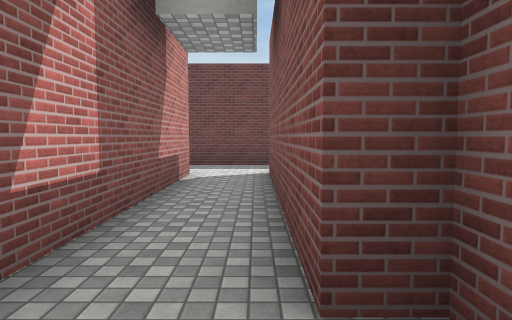
view 1 (above)

22 first-person views from a walk through a Unity game level. The camera is 1.4 m above the floor, tilts 4° down and sees 75° across. The floor is counted in squares, 2 m on a side. Each view is taken from the middle of a square. On the plan, view 1 faces up. The plan holds only what a view shows up to about 10 squares ahead; the rest is blank. The place goes on beyond the plan. The player character is not drawn. Surface patterns are stand-ins for the level's own textures.

view 2
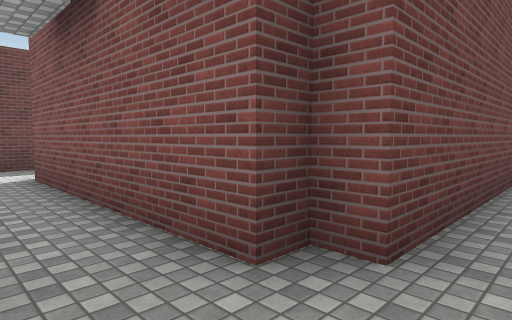

view 3
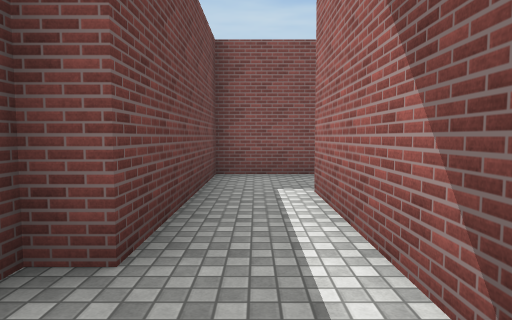

view 4
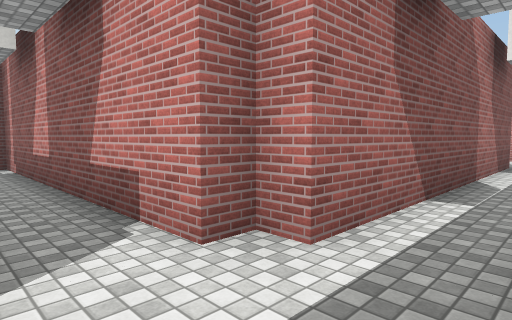

view 5
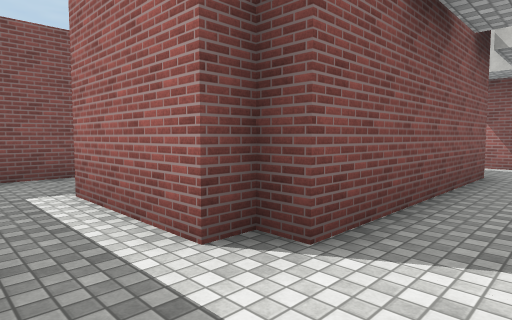

view 6
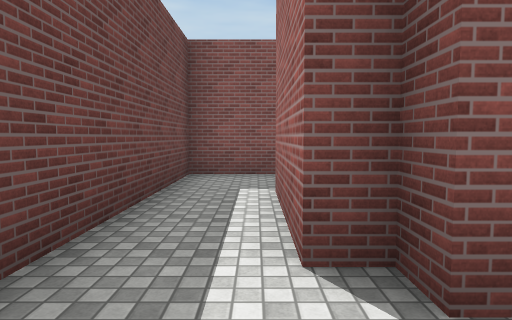

view 7
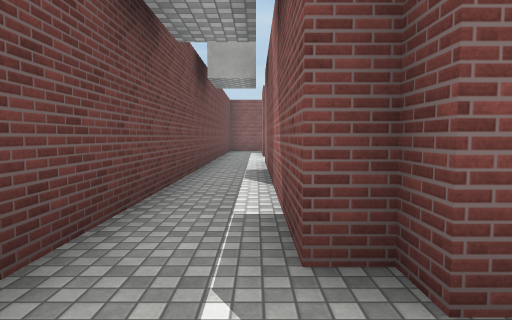

view 8
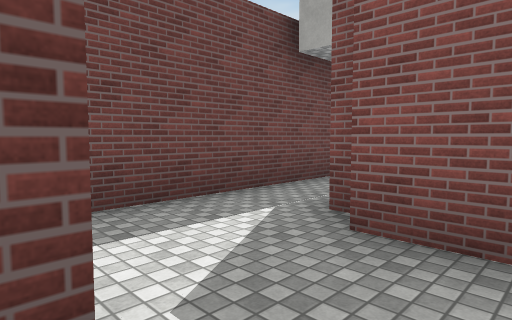

view 9
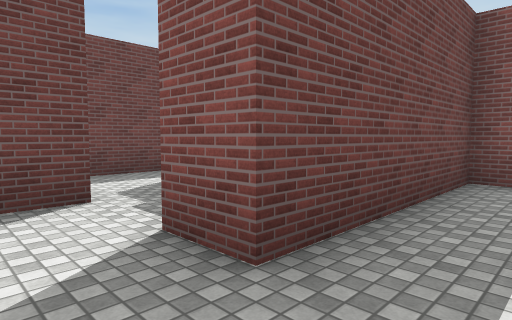

view 10
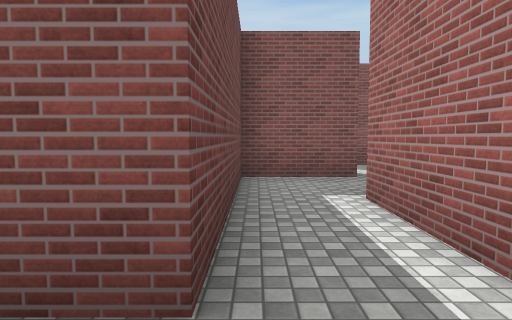

view 11
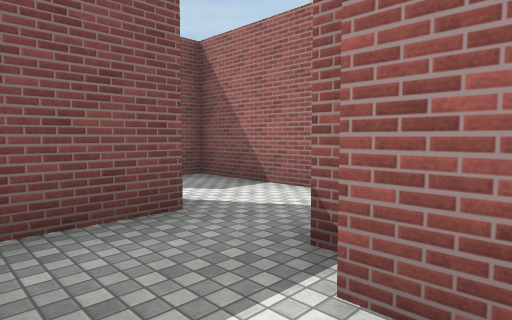

view 12
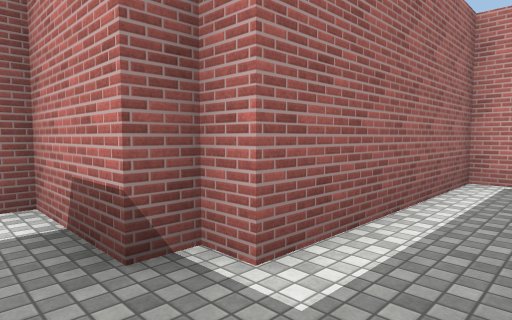

view 13
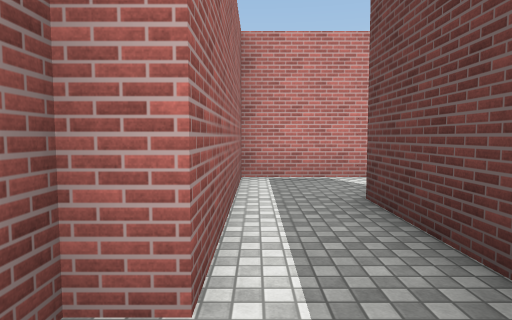

view 14
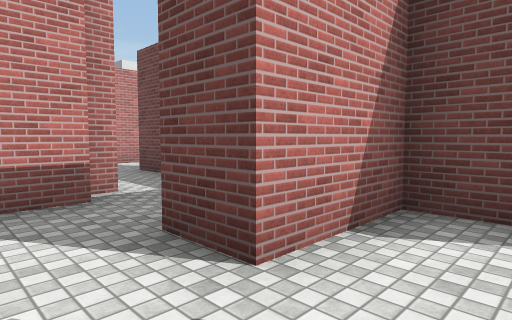

view 15
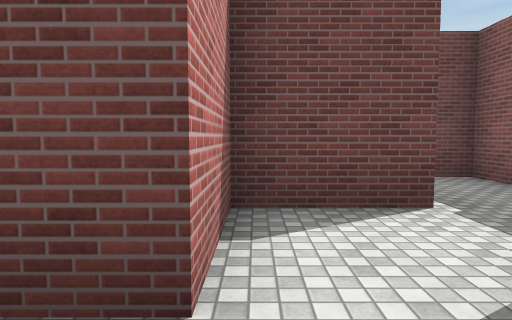

view 16
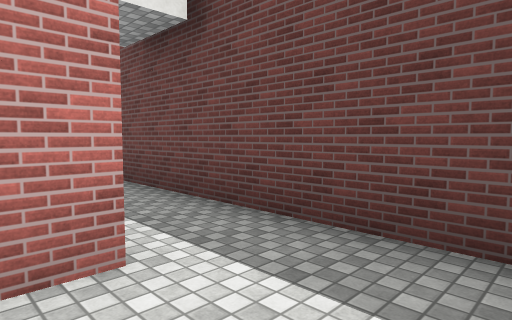

view 17
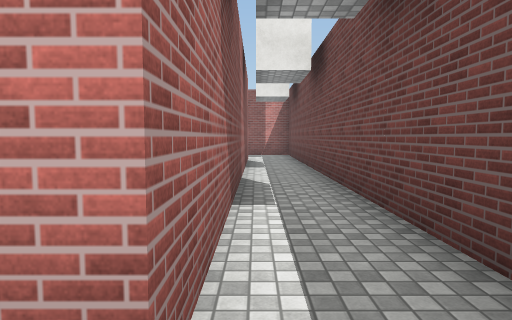

view 18
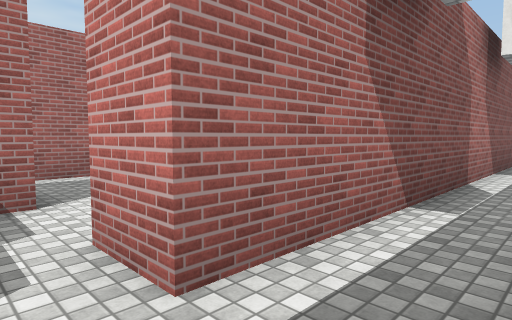

view 19
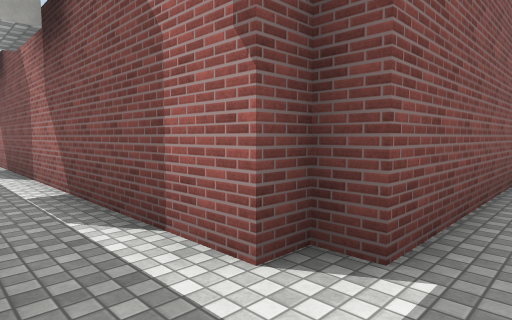

view 20
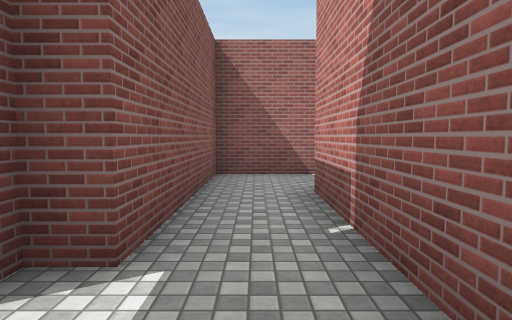

view 21
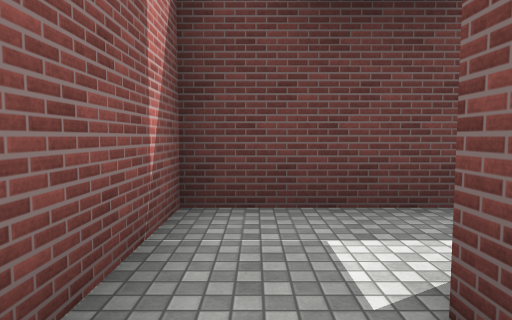

view 22
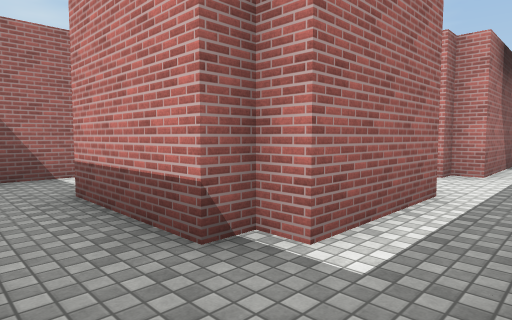

### Floor plan
Ten units are one square. View 1 is at (0, 0); x grows to the right and y downward. Boxes are objects, and circles mark ways between rooms. Rooms are numbered by the first view taken in them; rooms with no view inside come last. Other rooms are left out.
<svg viewBox="-246 -87 303 103">
<path fill="none" stroke="#000" d="M-97 -62 -92 -62 -92 -68 -18 -68 -18 -62 -12 -62 -12 8 32 8M31 -18 42 -18M52 -61 52 -82 -238 -82 -238 -38M52 11 52 -7 8 -7 8 -12 3 -12 3 -62 8 -62 8 -68 32 -68 32 -62 37 -62 37 -38M-241 -18 -223 -18 -223 -62 -218 -62 -218 -68 -117 -68M-117 -33 -117 -43 -114 -43M-117 -68 -117 -57 -126 -57M-97 -52 -97 -62M-62 -12 -73 -12 -73 -33 -117 -33M-138 -42 -138 -18 -93 -18 -93 -13 -87 -13 -87 8 -65 8M-41 -33 -62 -33 -62 -12M-65 8 -48 8 -48 -5"/>
<circle cx="-105" cy="-60" r="3" fill="#2a7"/>
<circle cx="-125" cy="-40" r="3" fill="#2a7"/>
<circle cx="-70" cy="-5" r="3" fill="#2a7"/>
<text x="-60" y="-70">1</text>
<text x="-120" y="-50">2</text>
<text x="-100" y="-20">3</text>
<text x="-50" y="-20">4</text>
</svg>
Room 1 opens to room 2. Room 2 opens to room 3. Room 3 opens to room 4.

Where each view was taken, in squares from view 1:
view 1: 0 up, 0 right, facing up
view 2: 0 up, 1 left, facing up-right
view 3: 0 up, 1 left, facing right
view 4: 8 up, 0 right, facing down-left
view 5: 8 up, 1 left, facing down-right
view 6: 7 up, 1 left, facing right
view 7: 7 up, 11 left, facing right
view 8: 5 up, 12 left, facing up-right
view 9: 2 up, 13 left, facing up-right
view 10: 3 up, 13 left, facing right
view 11: 3 up, 10 left, facing down-right
view 12: 3 up, 8 left, facing down-left
view 13: 2 up, 8 left, facing left
view 14: 0 up, 5 left, facing up-left
view 15: 0 up, 6 left, facing up
view 16: 6 up, 10 left, facing up-left
view 17: 7 up, 11 left, facing left
view 18: 8 up, 11 left, facing down-left
view 19: 8 up, 23 left, facing down-right
view 20: 8 up, 23 left, facing down
view 21: 5 up, 23 left, facing up
view 22: 8 up, 5 right, facing down-left
